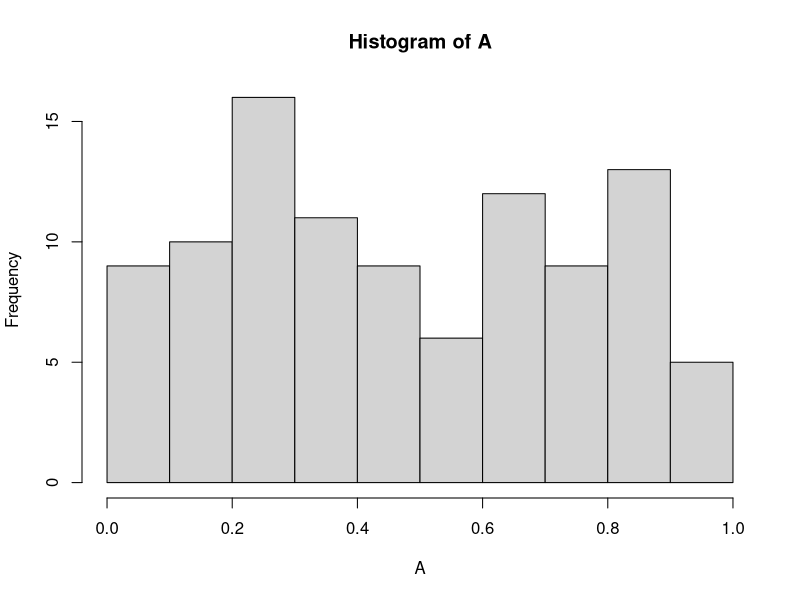
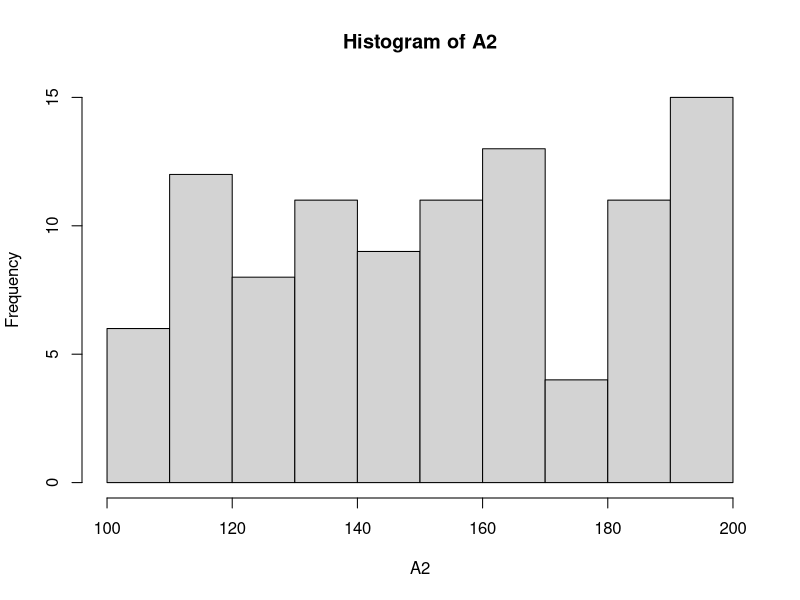
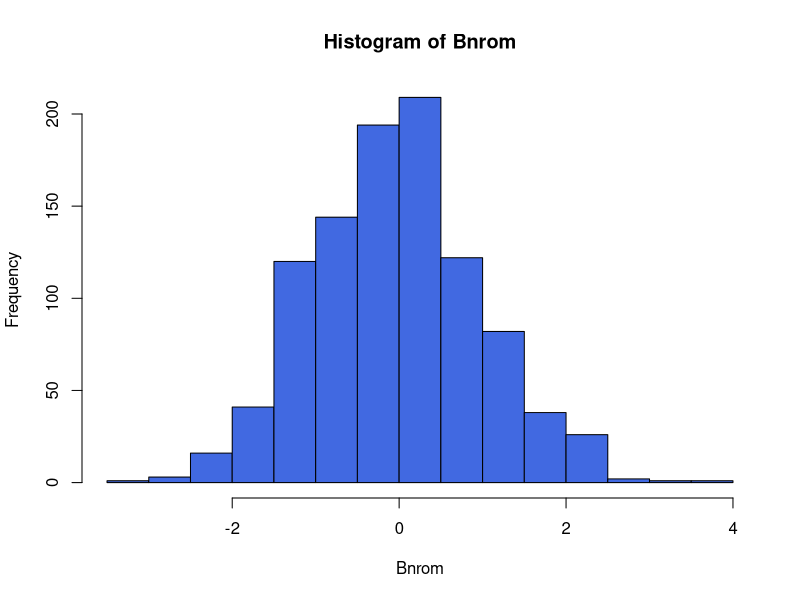
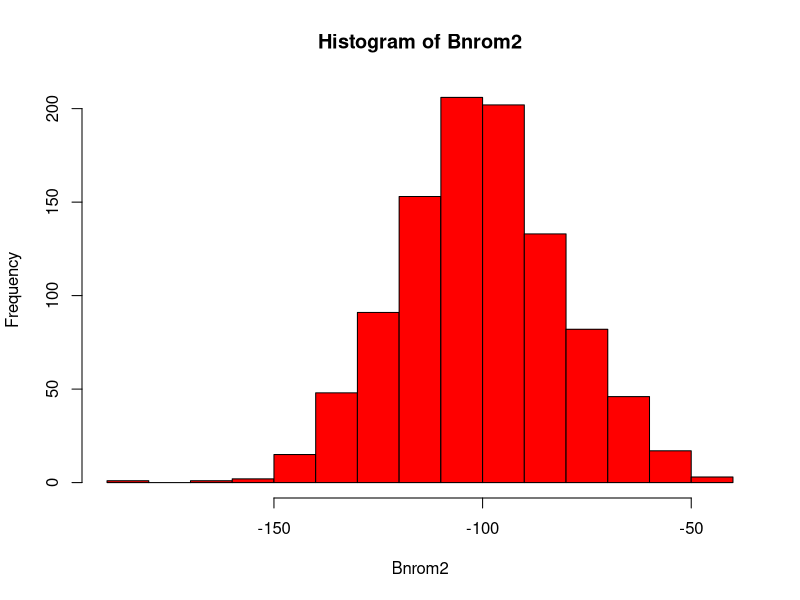
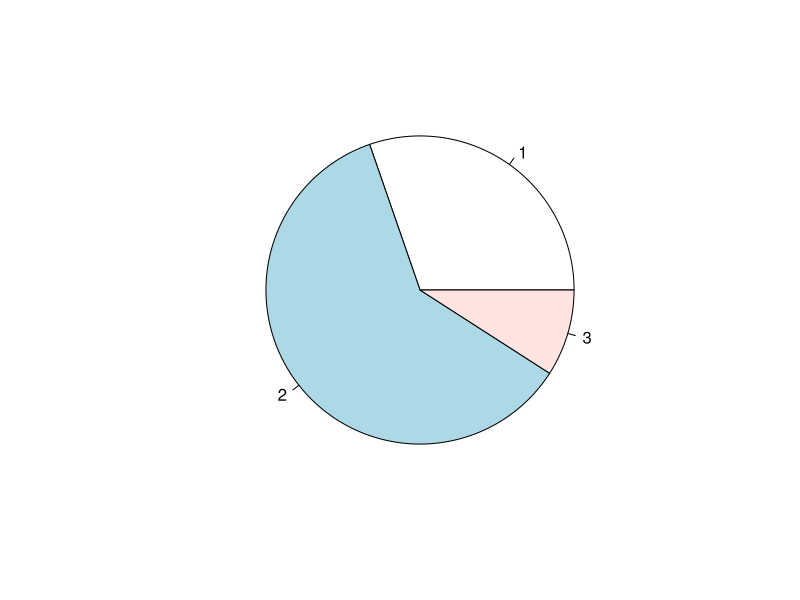
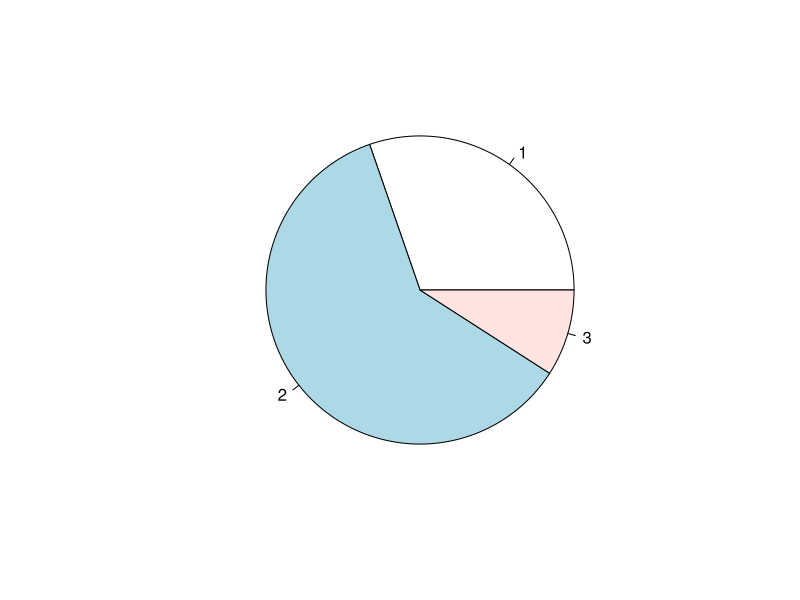

The R source for these figures, in order:
# Nutzung von GeoDaten in den Sozialwissenschaften
# Recap 5 - Zufallszahlen
# Jan-Philipp Kolb
# Fri Apr 08 07:50:07 2016

## ------------------------------------------------------------------------
Asample <- sample(1:5,1000,replace=T)
head(Asample)
table(Asample)

## ----eval=F--------------------------------------------------------------
A <- runif(100)
head(A)
hist(A)

## ----eval=F--------------------------------------------------------------
A2 <- runif(100,100,200)
head(A2)
hist(A2)

## ------------------------------------------------------------------------
Bnrom <- rnorm(1000)
hist(Bnrom,col="royalblue")

## ----eval=F--------------------------------------------------------------
?rnorm

## ------------------------------------------------------------------------
Bnrom2 <- rnorm(1000,mean=-100,sd=20)
hist(Bnrom2,col="red")

## ------------------------------------------------------------------------
(A <- rnorm(10))

## ------------------------------------------------------------------------
round(A)

## ------------------------------------------------------------------------
round(A,digits=2)

## ------------------------------------------------------------------------
2/4

## ------------------------------------------------------------------------
2*4

## ------------------------------------------------------------------------
sqrt(5)

## ------------------------------------------------------------------------
Students <- c(100, 200,30)
pie(Students)

## ------------------------------------------------------------------------
pdf("pie_Students.pdf")
pie(Students)
dev.off()

